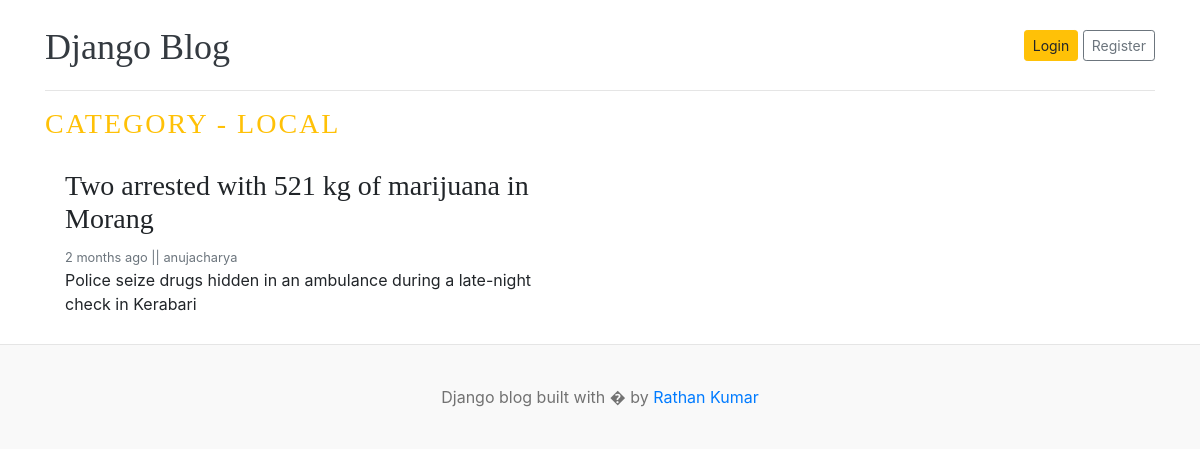
The app's page /category/4/ with its own data.
### blogs/models.py (models this page shows, shortened)
class Category(models.Model):
    category_name = models.CharField(max_length=100, unique=True)
    created_at = models.DateTimeField(auto_now_add=True)
    updated_at = models.DateTimeField(auto_now=True)
    class Meta:
        verbose_name_plural = 'categories'
    def __str__(self):
        return self.category_name

class Blog(models.Model):
     title = models.CharField(max_length=100)
     slug = models.SlugField(max_length=150, unique=True, blank=True)
     category = models.ForeignKey(Category, on_delete=models.CASCADE)
     author = models.ForeignKey(User, on_delete=models.CASCADE)
     featured_image = models.ImageField(upload_to='uploads/%Y/%M/%d')
     short_description = models.TextField(max_length=500)
     blog_body = models.TextField(max_length=3000)
     status= models.CharField(max_length=100, choices=STATUS_CHOICES , default="Draft")
     is_featured = models.BooleanField(default=False)
     created_at = models.DateTimeField(auto_now_add=True)
     updated_at = models.DateTimeField(auto_now=True)

### blogs/views.py (the view)
# urls.py: path('<int:category_id>/', views.post_by_category, name='post_by_category'),
def post_by_category(request, category_id):
    try:
        category_id = int(category_id)
    except ValueError:
        return redirect('home')
    category = get_object_or_404(Category, pk=category_id)
    posts = Blog.objects.filter(status='Published', category=category)
    context = {
        'posts': posts,
        'category': category,
    }
    return render(request, 'post_by_category.html', context)

### templates/post_by_category.html (shortened to what this page needs)
{% load static %}
<!DOCTYPE html>
<html lang="en">
<head>
    <link href="https://getbootstrap.com/docs/4.0/dist/css/bootstrap.min.css" rel="stylesheet">
    <link href="{% static 'css/blog.css' %}" rel="stylesheet">
  </head>
<body>
    <div class="container">
      <header class="blog-header py-3">
        <div class="row flex-nowrap justify-content-between align-items-center">
          <div class="col-8 pt-1">
            <a class="blog-header-logo text-dark" hr ef="/">Django Blog</a>
          </div>
          <div class="col-4 d-flex justify-content-end align-items-center">
            <a class="btn btn-sm btn-warning" href="#">Login</a> &nbsp;
            <a class="btn btn-sm btn-outline-secondary" href="#">Register</a>
          </div>
        </div>
      </header>
      <div class="nav-scroller py-1 mb-2">
      </div>
<h3 class="text-uppercase text-warning" style="letter-spacing: 2px;">Category - {{category}}</h3>
  <div class="row mb-2">
    {% if posts %}
    {% for post in posts %}
    <div class="col-md-6">
      <div class="card border-0" >
        <div class="card-body">
          <h3>{{post.title}}</h3>
          <small class="mb-1 text-muted">{{post.created_at | timesince}} ago    ||  {{post.author}}</small>
          <p class="card-text">{{post.short_description | truncatewords:25}}</p>
        </div>
      </div>
    </div>
       {% endfor %}
    {% else %}
    <p>No Post Found</p>
    {% endif %}
  </div>
</div>
<footer class="blog-footer">
  <p>Django blog built with � by <a href="#">Rathan Kumar</a></p>
</footer>
</body>
</html>

### static/css/blog.css (style rules this page uses)
.blog-header { border-bottom: 1px solid #e5e5e5; }
.blog-header-logo { font-family: "Playfair Display", Georgia, "Times New Roman", serif; font-size: 2.25rem; }
h1, h2, h3, h4, h5, h6 { font-family: "Playfair Display", Georgia, "Times New Roman", serif; }
.blog-footer { padding: 2.5rem 0; color: #727272; text-align: center; background-color: #f9f9f9; border-top: .05rem solid #e5e5e5; }
.blog-footer p:last-child { margin-bottom: 0; }

### records on screen
Category: category_name "LOCAL"
Blog: title "Two arrested with 521 kg of marijuana in Morang", created_at "2 months", author "anujacharya", short_description "Police seize drugs hidden in an ambulance during a late-night check in Kerabari"
